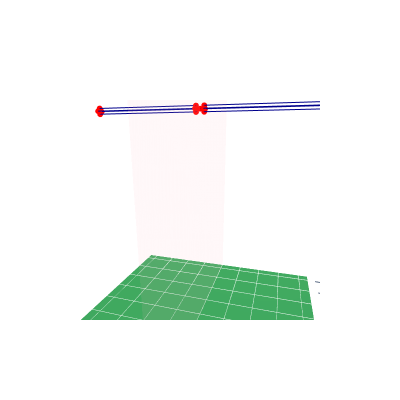

The notebook cell this image was saved under:
### Markdown cell above
### Example 3: Cage Dipole

![Graph](img/Cage_opt.png)

### Code cell
class CageDipoleProblem(DipoleSingleOptProblem):
    
    def _make_design(self, x):
        half_el = make_linear_element((0,0,0),(0,0.5,0))                # Start with a 0.5m linear section
        half_el.extend( make_cage_element(0.5, x[0]+0.5, .2, .5, 4) )   # Our parameter x[0] is the length of the 'cage' section
        half_el = translate(half_el, (0,0,self.z))
        return half_el
    
cdproblem = CageDipoleProblem(n_var=1, f_min=3.5, f_max=3.7, z=40,
                                segs_per_m=SEGS_PER_M, radius=AWG14RADIUS,
                                xl=np.array([17.0]),
                                xu=np.array([23.0]))
res = minimize(cdproblem, algorithm, termination, save_history=False, verbose=True)

print(f'Optimum length {res.X[0]:.1f}m, max VSWR {res.F[0]:.2f}')
vswr_curve = res.pop.get('VSWR')[0]
plot_vswr_2([zip(cdproblem.freqs, vswr_curve)], tags=['80m Cage Dipole'])

design = cdproblem._make_design(res.X)
wire_ant_visualize(design,(-22,22),(-22,22),(0,45),width=400, height=400)

### Figure 1 — Plotly figure (JSON) as saved in the notebook; plotly's stock layout.template omitted (floating-point values rounded to 4 significant figures)
{"data": [{"cmax": 1, "cmin": 0, "colorscale": [[0, "rgb(247,252,245)"], [0.125, "rgb(229,245,224)"], [0.25, "rgb(199,233,192)"], [0.375, "rgb(161,217,155)"], [0.5, "rgb(116,196,118)"], [0.625, "rgb(65,171,93)"], [0.75, "rgb(35,139,69)"], [0.875, "rgb(0,109,44)"], [1, "rgb(0,68,27)"]], "showscale": false, "surfacecolor": [[0.69, 0.69], [0.69, 0.69]], "type": "surface", "x": [-22, 22], "y": [-22, 22], "z": [[0, 0], [0, 0]]}, {"color": "lightpink", "hoverinfo": "skip", "i": [0, 0], "j": [1, 2], "k": [2, 3], "opacity": 0.1, "type": "mesh3d", "x": [-22, -22, 22, 22], "y": [0, 0, 0, 0], "z": [0, 45, 45, 0]}, {"line": {"color": "darkblue", "width": 2}, "marker": {"color": "red", "size": 2}, "name": "", "showlegend": false, "type": "scatter3d", "x": [0, 0], "y": [0, 0.5], "z": [40, 40]}, {"line": {"color": "darkblue", "width": 2}, "marker": {"color": "red", "size": 2}, "name": "", "showlegend": false, "type": "scatter3d", "x": [0, 0, 0, 0], "y": [0.5, 0.7, 19.03, 19.23], "z": [40, 40.5, 40.5, 40]}, {"line": {"color": "darkblue", "width": 2}, "marker": {"color": "red", "size": 2}, "name": "", "showlegend": false, "type": "scatter3d", "x": [0, 0.5, 0.5, 0], "y": [0.5, 0.7, 19.03, 19.23], "z": [40, 40, 40, 40]}, {"line": {"color": "darkblue", "width": 2}, "marker": {"color": "red", "size": 2}, "name": "", "showlegend": false, "type": "scatter3d", "x": [0, 6.123e-17, 6.123e-17, 0], "y": [0.5, 0.7, 19.03, 19.23], "z": [40, 39.5, 39.5, 40]}, {"line": {"color": "darkblue", "width": 2}, "marker": {"color": "red", "size": 2}, "name": "", "showlegend": false, "type": "scatter3d", "x": [0, -0.5, -0.5, 0], "y": [0.5, 0.7, 19.03, 19.23], "z": [40, 40, 40, 40]}, {"line": {"color": "darkblue", "width": 2}, "marker": {"color": "red", "size": 2}, "name": "", "showlegend": false, "type": "scatter3d", "x": [0, 0], "y": [0, -0.5], "z": [40, 40]}, {"line": {"color": "darkblue", "width": 2}, "marker": {"color": "red", "size": 2}, "name": "", "showlegend": false, "type": "scatter3d", "x": [0, 0, 0, 0], "y": [-0.5, -0.7, -19.03, -19.23], "z": [40, 40.5, 40.5, 40]}, {"line": {"color": "darkblue", "width": 2}, "marker": {"color": "red", "size": 2}, "name": "", "showlegend": false, "type": "scatter3d", "x": [0, -0.5, -0.5, 0], "y": [-0.5, -0.7, -19.03, -19.23], "z": [40, 40, 40, 40]}, {"line": {"color": "darkblue", "width": 2}, "marker": {"color": "red", "size": 2}, "name": "", "showlegend": false, "type": "scatter3d", "x": [0, -6.123e-17, -6.123e-17, 0], "y": [-0.5, -0.7, -19.03, -19.23], "z": [40, 39.5, 39.5, 40]}, {"line": {"color": "darkblue", "width": 2}, "marker": {"color": "red", "size": 2}, "name": "", "showlegend": false, "type": "scatter3d", "x": [0, 0.5, 0.5, 0], "y": [-0.5, -0.7, -19.03, -19.23], "z": [40, 40, 40, 40]}], "layout": {"autosize": false, "height": 400, "scene": {"aspectmode": "manual", "aspectratio": {"x": 1, "y": 1, "z": 1}, "camera": {"eye": {"x": 1, "y": 0.3, "z": 0.3}, "up": {"x": 0, "y": 0, "z": 1}}, "xaxis": {"range": [-22, 22], "showbackground": false}, "yaxis": {"range": [-22, 22], "showbackground": false}, "zaxis": {"range": [0, 45], "showbackground": false}}, "width": 400}}
